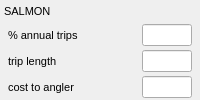
           <widget class="QWidget" native="1" name="widget_6" >
            <property name="font" >
             <font>
              <family>Tahoma</family>
              <pointsize>8</pointsize>
             </font>
            </property>
            <layout class="QVBoxLayout" name="verticalLayout_2" >
             <property name="spacing" >
              <number>4</number>
             </property>
             <property name="leftMargin" >
              <number>4</number>
             </property>
             <property name="topMargin" >
              <number>2</number>
             </property>
             <property name="rightMargin" >
              <number>4</number>
             </property>
             <property name="bottomMargin" >
              <number>2</number>
             </property>
             <item>
              <widget class="QLabel" name="label_8" >
               <property name="font" >
                <font>
                 <family>Tahoma</family>
                 <pointsize>8</pointsize>
                </font>
               </property>
               <property name="text" >
                <string>SALMON</string>
               </property>
              </widget>
             </item>
             <item>
              <widget class="QWidget" native="1" name="widget_8" >
               <property name="font" >
                <font>
                 <family>Tahoma</family>
                 <pointsize>8</pointsize>
                </font>
               </property>
               <layout class="QHBoxLayout" name="horizontalLayout_7" >
                <property name="spacing" >
                 <number>4</number>
                </property>
                <property name="leftMargin" >
                 <number>4</number>
                </property>
                <property name="topMargin" >
                 <number>0</number>
                </property>
                <property name="rightMargin" >
                 <number>4</number>
                </property>
                <property name="bottomMargin" >
                 <number>0</number>
                </property>
                <item>
                 <widget class="QLabel" name="label_9" >
                  <property name="font" >
                   <font>
                    <family>Tahoma</family>
                    <pointsize>8</pointsize>
                   </font>
                  </property>
                  <property name="text" >
                   <string>% annual trips</string>
                  </property>
                 </widget>
                </item>
                <item>
                 <spacer name="horizontalSpacer_3" >
                  <property name="font" >
                   <font>
                    <family>Tahoma</family>
                    <pointsize>8</pointsize>
                   </font>
                  </property>
                  <property name="orientation" >
                   <enum>Qt::Horizontal</enum>
                  </property>
                  <property name="sizeHint" stdset="0" >
                   <size>
                    <width>40</width>
                    <height>20</height>
                   </size>
                  </property>
                 </spacer>
                </item>
                <item>
                 <widget class="QLineEdit" name="cpfv_target_salmon" >
                  <property name="minimumSize" >
                   <size>
                    <width>50</width>
                    <height>0</height>
                   </size>
                  </property>
                  <property name="maximumSize" >
                   <size>
                    <width>50</width>
                    <height>16777215</height>
                   </size>
                  </property>
                  <property name="font" >
                   <font>
                    <family>Tahoma</family>
                    <pointsize>8</pointsize>
                   </font>
                  </property>
                 </widget>
                </item>
               </layout>
              </widget>
             </item>
             <item>
              <widget class="QWidget" native="1" name="widget_10" >
               <property name="font" >
                <font>
                 <family>Tahoma</family>
                 <pointsize>8</pointsize>
                </font>
               </property>
               <layout class="QHBoxLayout" name="horizontalLayout_8" >
                <property name="spacing" >
                 <number>4</number>
                </property>
                <property name="leftMargin" >
                 <number>4</number>
                </property>
                <property name="topMargin" >
                 <number>0</number>
                </property>
                <property name="rightMargin" >
                 <number>4</number>
                </property>
                <property name="bottomMargin" >
                 <number>0</number>
                </property>
                <item>
                 <widget class="QLabel" name="label_10" >
                  <property name="font" >
                   <font>
                    <family>Tahoma</family>
                    <pointsize>8</pointsize>
                   </font>
                  </property>
                  <property name="text" >
                   <string>trip length</string>
                  </property>
                 </widget>
                </item>
                <item>
                 <spacer name="horizontalSpacer_3" >
                  <property name="font" >
                   <font>
                    <family>Tahoma</family>
                    <pointsize>8</pointsize>
                   </font>
                  </property>
                  <property name="orientation" >
                   <enum>Qt::Horizontal</enum>
                  </property>
                  <property name="sizeHint" stdset="0" >
                   <size>
                    <width>40</width>
                    <height>20</height>
                   </size>
                  </property>
                 </spacer>
                </item>
                <item>
                 <widget class="QLineEdit" name="cpfv_trip_len_salmon" >
                  <property name="minimumSize" >
                   <size>
                    <width>50</width>
                    <height>0</height>
                   </size>
                  </property>
                  <property name="maximumSize" >
                   <size>
                    <width>50</width>
                    <height>16777215</height>
                   </size>
                  </property>
                  <property name="font" >
                   <font>
                    <family>Tahoma</family>
                    <pointsize>8</pointsize>
                   </font>
                  </property>
                 </widget>
                </item>
               </layout>
              </widget>
             </item>
             <item>
              <widget class="QWidget" native="1" name="widget_11" >
               <property name="font" >
                <font>
                 <family>Tahoma</family>
                 <pointsize>8</pointsize>
                </font>
               </property>
               <layout class="QHBoxLayout" name="horizontalLayout_9" >
                <property name="spacing" >
                 <number>4</number>
                </property>
                <property name="leftMargin" >
                 <number>4</number>
                </property>
                <property name="topMargin" >
                 <number>0</number>
                </property>
                <property name="rightMargin" >
                 <number>4</number>
                </property>
                <property name="bottomMargin" >
                 <number>0</number>
                </property>
                <item>
                 <widget class="QLabel" name="label_11" >
                  <property name="font" >
                   <font>
                    <family>Tahoma</family>
                    <pointsize>8</pointsize>
                   </font>
                  </property>
                  <property name="text" >
                   <string>cost to angler</string>
                  </property>
                 </widget>
                </item>
                <item>
                 <spacer name="horizontalSpacer_3" >
                  <property name="font" >
                   <font>
                    <family>Tahoma</family>
                    <pointsize>8</pointsize>
                   </font>
                  </property>
                  <property name="orientation" >
                   <enum>Qt::Horizontal</enum>
                  </property>
                  <property name="sizeHint" stdset="0" >
                   <size>
                    <width>40</width>
                    <height>20</height>
                   </size>
                  </property>
                 </spacer>
                </item>
                <item>
                 <widget class="QLineEdit" name="cpfv_angler_cost_salmon" >
                  <property name="minimumSize" >
                   <size>
                    <width>50</width>
                    <height>0</height>
                   </size>
                  </property>
                  <property name="maximumSize" >
                   <size>
                    <width>50</width>
                    <height>16777215</height>
                   </size>
                  </property>
                  <property name="font" >
                   <font>
                    <family>Tahoma</family>
                    <pointsize>8</pointsize>
                   </font>
                  </property>
                 </widget>
                </item>
               </layout>
              </widget>
             </item>
            </layout>
           </widget>
